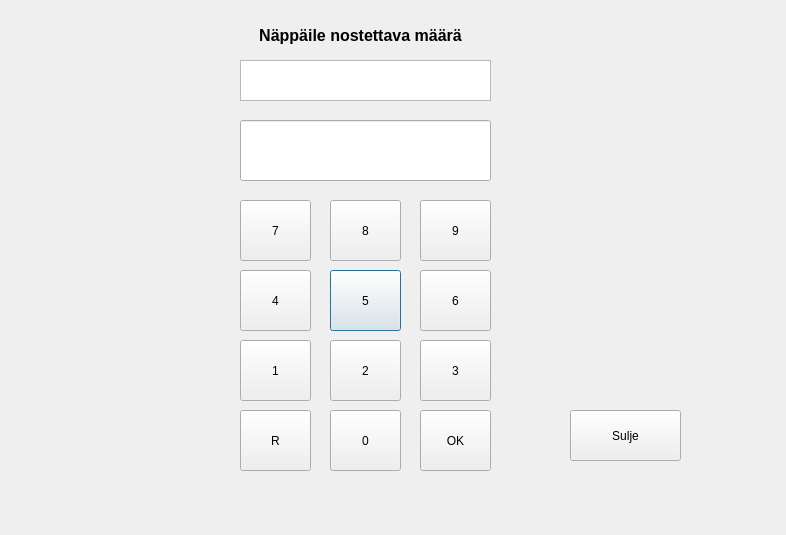
<?xml version="1.0" encoding="UTF-8"?>
<ui version="4.0">
 <class>consoleMuuSumma</class>
 <widget class="QDialog" name="consoleMuuSumma">
  <property name="geometry">
   <rect>
    <x>0</x>
    <y>0</y>
    <width>786</width>
    <height>535</height>
   </rect>
  </property>
  <property name="windowTitle">
   <string>Dialog</string>
  </property>
  <property name="layoutDirection">
   <enum>Qt::LeftToRight</enum>
  </property>
  <widget class="QPushButton" name="btnFive">
   <property name="geometry">
    <rect>
     <x>330</x>
     <y>270</y>
     <width>71</width>
     <height>61</height>
    </rect>
   </property>
   <property name="text">
    <string>5</string>
   </property>
  </widget>
  <widget class="QPushButton" name="btnOne">
   <property name="geometry">
    <rect>
     <x>240</x>
     <y>340</y>
     <width>71</width>
     <height>61</height>
    </rect>
   </property>
   <property name="text">
    <string>1</string>
   </property>
  </widget>
  <widget class="QLineEdit" name="lineEditMaara">
   <property name="geometry">
    <rect>
     <x>240</x>
     <y>120</y>
     <width>251</width>
     <height>61</height>
    </rect>
   </property>
   <property name="font">
    <font>
     <pointsize>13</pointsize>
     <weight>75</weight>
     <bold>true</bold>
    </font>
   </property>
   <property name="echoMode">
    <enum>QLineEdit::Normal</enum>
   </property>
   <property name="alignment">
    <set>Qt::AlignCenter</set>
   </property>
   <property name="dragEnabled">
    <bool>false</bool>
   </property>
  </widget>
  <widget class="QPushButton" name="btnReset">
   <property name="geometry">
    <rect>
     <x>240</x>
     <y>410</y>
     <width>71</width>
     <height>61</height>
    </rect>
   </property>
   <property name="text">
    <string>R</string>
   </property>
  </widget>
  <widget class="QPushButton" name="btnTwo">
   <property name="geometry">
    <rect>
     <x>330</x>
     <y>340</y>
     <width>71</width>
     <height>61</height>
    </rect>
   </property>
   <property name="text">
    <string>2</string>
   </property>
  </widget>
  <widget class="QPushButton" name="btnFour">
   <property name="geometry">
    <rect>
     <x>240</x>
     <y>270</y>
     <width>71</width>
     <height>61</height>
    </rect>
   </property>
   <property name="text">
    <string>4</string>
   </property>
  </widget>
  <widget class="QPushButton" name="btnThree">
   <property name="geometry">
    <rect>
     <x>420</x>
     <y>340</y>
     <width>71</width>
     <height>61</height>
    </rect>
   </property>
   <property name="text">
    <string>3</string>
   </property>
  </widget>
  <widget class="QPushButton" name="btnEight">
   <property name="geometry">
    <rect>
     <x>330</x>
     <y>200</y>
     <width>71</width>
     <height>61</height>
    </rect>
   </property>
   <property name="text">
    <string>8</string>
   </property>
  </widget>
  <widget class="QPushButton" name="btnNine">
   <property name="geometry">
    <rect>
     <x>420</x>
     <y>200</y>
     <width>71</width>
     <height>61</height>
    </rect>
   </property>
   <property name="text">
    <string>9</string>
   </property>
  </widget>
  <widget class="QPushButton" name="btnSeven">
   <property name="geometry">
    <rect>
     <x>240</x>
     <y>200</y>
     <width>71</width>
     <height>61</height>
    </rect>
   </property>
   <property name="text">
    <string>7</string>
   </property>
  </widget>
  <widget class="QPushButton" name="btnZero">
   <property name="geometry">
    <rect>
     <x>330</x>
     <y>410</y>
     <width>71</width>
     <height>61</height>
    </rect>
   </property>
   <property name="text">
    <string>0</string>
   </property>
  </widget>
  <widget class="QPushButton" name="btnOK">
   <property name="geometry">
    <rect>
     <x>420</x>
     <y>410</y>
     <width>71</width>
     <height>61</height>
    </rect>
   </property>
   <property name="text">
    <string>OK</string>
   </property>
  </widget>
  <widget class="QPushButton" name="btnSix">
   <property name="geometry">
    <rect>
     <x>420</x>
     <y>270</y>
     <width>71</width>
     <height>61</height>
    </rect>
   </property>
   <property name="text">
    <string>6</string>
   </property>
  </widget>
  <widget class="QPushButton" name="btnSulje">
   <property name="geometry">
    <rect>
     <x>570</x>
     <y>410</y>
     <width>111</width>
     <height>51</height>
    </rect>
   </property>
   <property name="text">
    <string>Sulje</string>
   </property>
  </widget>
  <widget class="QLabel" name="label">
   <property name="geometry">
    <rect>
     <x>250</x>
     <y>10</y>
     <width>221</width>
     <height>51</height>
    </rect>
   </property>
   <property name="font">
    <font>
     <pointsize>12</pointsize>
     <weight>75</weight>
     <bold>true</bold>
    </font>
   </property>
   <property name="text">
    <string>Näppäile nostettava määrä</string>
   </property>
   <property name="alignment">
    <set>Qt::AlignCenter</set>
   </property>
  </widget>
  <widget class="QTextEdit" name="textEditIlmoitus">
   <property name="geometry">
    <rect>
     <x>240</x>
     <y>60</y>
     <width>251</width>
     <height>41</height>
    </rect>
   </property>
   <property name="font">
    <font>
     <pointsize>13</pointsize>
     <weight>75</weight>
     <bold>true</bold>
     <kerning>true</kerning>
    </font>
   </property>
   <property name="layoutDirection">
    <enum>Qt::LeftToRight</enum>
   </property>
   <property name="frameShape">
    <enum>QFrame::StyledPanel</enum>
   </property>
  </widget>
 </widget>
 <resources/>
 <connections/>
</ui>
